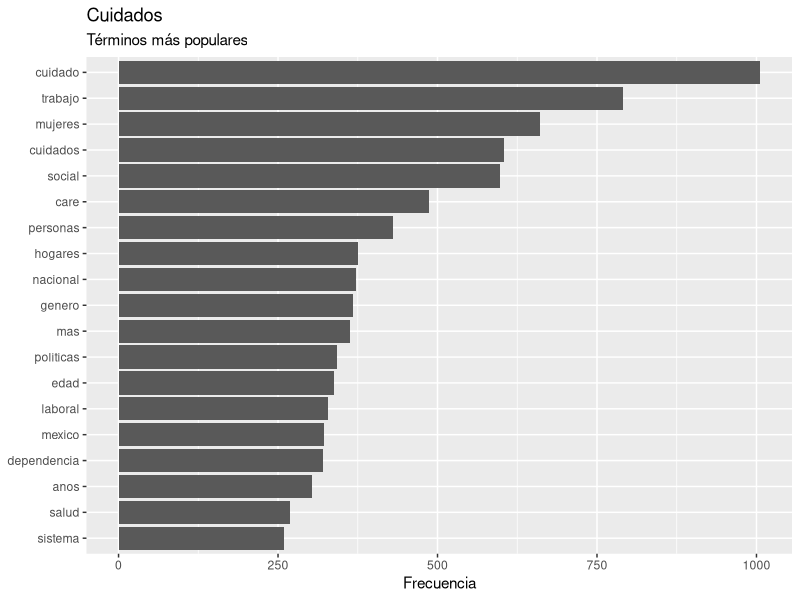

Write R code to recreate this figure. (Note: this script raises an error after producing the figure.)
library(tidyverse)
library(tidytext)

# LECTURA DE DATOS
pages = read.csv("products/csv/pages.csv",encoding = 'utf-8')

# TOKENIZAR POR PALABRAS
tidy_pages = pages %>%
  select(id,text) %>%
  unnest_tokens("word", text)

# DICCIONARIO DE STOPWORDS
data("stop_words")
stop_words = bind_rows(stop_words, data_frame(word = c(tm::stopwords("spanish"),"rt","https","t.co"),
                                              lexicon = "custom"))

# PALABRAS MÁS COMUNES
top_words = tidy_pages %>%
  anti_join(stop_words)

# GRÁFICO CON PALABRAS MÁS COMUNES
top_words %>%
  count(word, sort = TRUE) %>%
  filter(n > 250) %>%
  mutate(word = reorder(word, n)) %>%
  ggplot(aes(n, word)) +
  geom_col() +
  labs(x = "Frecuencia", y=NULL) +
  ggtitle("Cuidados",
          subtitle = "Términos más populares")

## HASHTAG WORDCLOUD
data_wordcloud <- chile_hashtags %>%
  count(word, sort = TRUE) %>%
  arrange(-n) %>%
  slice(1:35)

# GRÁFICO WORDCLOUD
ggplot(data_hashtags_wordcloud,
       aes(label = hashtag, size = n, color = pleb_hashtag)) +
  geom_text_wordcloud() +
  scale_size_area(max_size = 8) + # we set a maximum size for the text
  theme_void()
